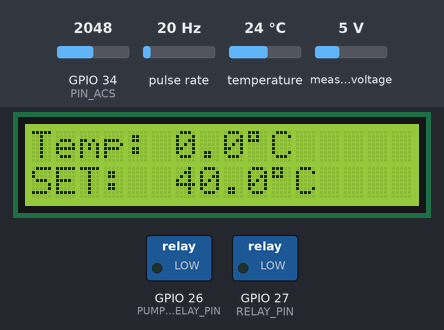
The sketch below on a simulated ESP32. Parts: 16×2 character LCD, switched loads named in the sketch (green lamp = pin HIGH). Wiring (inferred from the names in the program): pulse sensor: data GPIO 14. The test bench sets the inputs (shaded band); at power-on: temperature 24 °C, GPIO 34 (PIN_ACS) = 2048, pulse rate 20 Hz, measured voltage 5 V (analog values on the 0–4095 scale). WiFi joins after 1.5 s; servers stay silent unless stated; uploads are accepted with an empty reply; what the sketch prints to the serial monitor is not drawn.

Above: at 3.8 s.
3.9 s: temperature set to 29.3 °C
At 8.2 s:
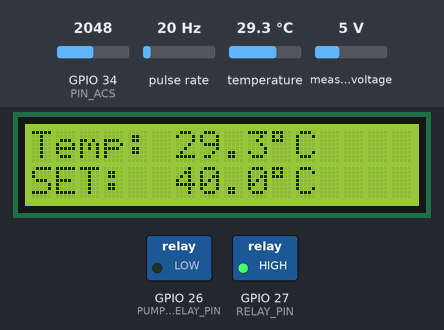
8.5 s: temperature set to 30.7 °C
At 11.6 s:
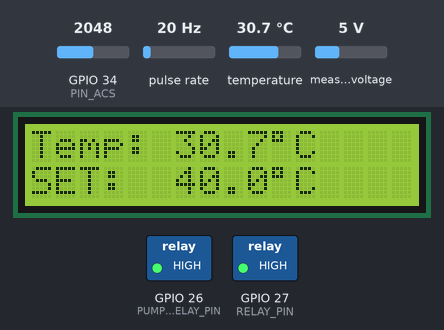
12.3 s: temperature set to 39.6 °C
At 15.1 s:
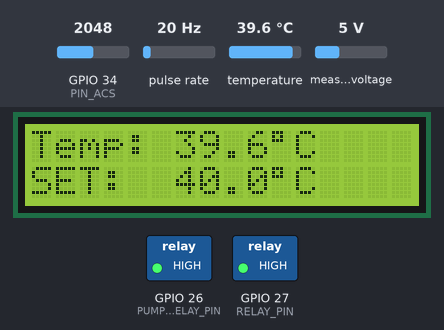
15.9 s: temperature set to 40.6 °C
At 18.7 s:
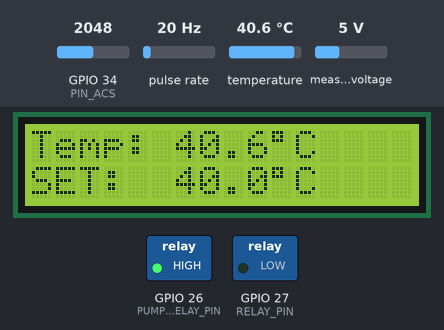
Timing chart, 0 to 20.2 s (numbered marks = the images above; inputs shaded):
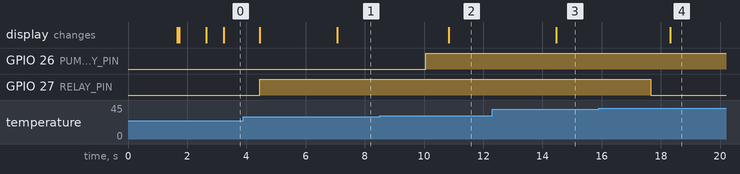

The sketch:

esp32.ino
```cpp
// ===================== Kalldaja Digjitale (ESP32) =====================
// Sensors: DS18B20 (temperature), ZMPT101B (voltage), ACS712 (current), YF-S201 (flow)
// Actuators: SSR heater relay + pump relay
// UI: 16x2 LCD
// Server: HTTP GET for commands + HTTP POST JSON telemetry
// =====================================================================

#include <WiFi.h>
#include "esp_wifi.h"
#include "esp_log.h"
#include <HTTPClient.h>
#include <ArduinoJson.h>

#include <OneWire.h>
#include <DallasTemperature.h>

#include <ZMPT101B.h>

#include <LiquidCrystal.h>
#include <math.h>

// --------------------- WiFi ---------------------
static const char* WIFI_SSID     = ""; // WiFi name
static const char* WIFI_PASSWORD = ""; // WiFi password

// --------------------- Server ---------------------
static const char* SERVER_BASE = "http://192.168.***/web"; // Your IP address and htdocs folder name
static const char* DEVICE_UID  = "ESP32-BOILER-01";

// Drop noisy ESP-IDF logs (wifi/phy/etc.)
static int dropLogs(const char* format, va_list args) {
  (void)format;
  (void)args;
  return 0;
}

// --------------------- LCD ---------------------
// NOTE: LiquidCrystal pins: rs, enable, d4, d5, d6, d7
LiquidCrystal lcd(23, 19, 18, 21, 22, 33);

// --------------------- DS18B20 ---------------------
static constexpr uint8_t ONE_WIRE_BUS = 25; // Use a 4.7k pull-up resistor from data to 3.3V
OneWire oneWire(ONE_WIRE_BUS);
DallasTemperature tempSensor(&oneWire);

// --------------------- ZMPT101B (AC voltage) ---------------------
static constexpr uint8_t PIN_ZMPT = 35;
static constexpr float   SENSITIVITY_ZMPT = 500.0f; // Calibrate to your board (depends on module)
ZMPT101B voltageSensor(PIN_ZMPT, 50.0f);            // 50Hz mains

// --------------------- ACS712 (AC current via ADC) ---------------------
// ESP32 ADC setup
static constexpr uint8_t PIN_ACS  = 34;
static constexpr float   ADC_VREF = 3.3f;
static constexpr int     ADC_BITS = 12;
static constexpr float   ADC_MAX  = (1 << ADC_BITS) - 1;

// ACS sensitivity (V/A) (typical values):
// 5A  -> 0.185, 20A -> 0.100, 30A -> 0.066
static constexpr float SENSITIVITY_ACS = 0.185f;

// Voltage divider (if your ACS output is divided before ADC)
// Example R1=22k (top), R2=10k (bottom)
static constexpr float R1_TOP_K      = 22.0f;
static constexpr float R2_BOTTOM_K   = 10.0f;
static constexpr float DIVIDER_RATIO = (R2_BOTTOM_K / (R1_TOP_K + R2_BOTTOM_K)); // ~0.3125

// --------------------- SSR Heater Relay ---------------------
static constexpr uint8_t RELAY_PIN  = 27;
static constexpr bool    RELAY_ACTIVE_LOW = false; // false = active HIGH, true = active LOW
static bool relayState = false;

// When we switch relay we skip one loop to avoid immediate ADC/LCD jitter
static volatile bool skipOneLoop = false;

// --------------------- Pump Relay ---------------------
static constexpr uint8_t PUMP_RELAY_PIN  = 26;
static constexpr bool    PUMP_ACTIVE_LOW = false;

// --------------------- Thermostat ---------------------
static constexpr float SET_DEFAULT  = 40.0f;
static constexpr float HYST         = 0.5f;
static constexpr float MIN_SETPOINT = 5.0f;
static constexpr float MAX_SETPOINT = 90.0f;

static float setpointUser      = SET_DEFAULT;
static float setpointEffective = SET_DEFAULT;

static bool     manualOverride = false;
static uint32_t lastRelaySwitchMs = 0;
static constexpr uint32_t MIN_SWITCH_MS = 2000;

// --------------------- Energy ---------------------
static float    energy_Wh    = 0.0f;
static uint32_t lastEnergyMs = 0;

// --------------------- Flow sensor (YF-S201) ---------------------
// Using uint8_t is fine for a GPIO pin. (Arduino "byte" is also uint8_t, just older style.)
static constexpr uint8_t FLOW_PIN = 14;

// "volatile" is required because this variable is written inside an interrupt.
static volatile uint32_t flowPulseCount = 0;

static float    flowRateLmin     = 0.0f;
static uint32_t flowLastCalcMs   = 0;

// --------------------- Last readings ---------------------
static float lastTempC = NAN;
static float lastVrms  = NAN;
static float lastIrms  = 0.0f;

// --------------------- Timers ---------------------
static uint32_t tWiMs      = 0;
static uint32_t tDbgMs     = 0;
static uint32_t tLastPost  = 0;
static uint32_t tLastPoll  = 0;

// =====================================================================
// Interrupts
// =====================================================================
void IRAM_ATTR flowPulseCounterISR() {
  flowPulseCount++;
}

// =====================================================================
// Relay helpers
// =====================================================================
static inline void relayWrite(bool on) {
  digitalWrite(RELAY_PIN, (RELAY_ACTIVE_LOW ? !on : on));
}

static inline void relayOn() {
  relayState = true;
  relayWrite(true);
  skipOneLoop = true;
}

static inline void relayOff() {
  relayState = false;
  relayWrite(false);
  skipOneLoop = true;
}

static inline void pumpWrite(bool on) {
  digitalWrite(PUMP_RELAY_PIN, (PUMP_ACTIVE_LOW ? !on : on));
}

static inline void pumpOn()  { pumpWrite(true);  }
static inline void pumpOff() { pumpWrite(false); }

// Turn pump off only when there is no load (current low) AND water is cold.
// This helps reduce heat loss when heater is not working and tank is cold.
static void updatePumpLogicByCurrent(float iRmsA, float tC) {
  if (isnan(tC) || isnan(iRmsA)) return;

  static constexpr float I_OFF = 0.5f;
  static constexpr float T_OFF = 30.0f;

  if (iRmsA < I_OFF && tC < T_OFF) pumpOff();
  else pumpOn();
}

// =====================================================================
// WiFi
// =====================================================================
static void connectWiFi() {
  if (WiFi.status() == WL_CONNECTED) return;

  WiFi.mode(WIFI_OFF);
  delay(150);
  WiFi.mode(WIFI_STA);
  WiFi.setSleep(false);

  WiFi.begin(WIFI_SSID, WIFI_PASSWORD);

  Serial.print("Connecting to WiFi");
  const uint32_t t0 = millis();
  while (WiFi.status() != WL_CONNECTED && (millis() - t0) < 20000) {
    delay(300);
    Serial.print(".");
  }
  Serial.println();

  if (WiFi.status() == WL_CONNECTED) {
    Serial.print("Connected. IP: ");
    Serial.println(WiFi.localIP());
  } else {
    Serial.println("WiFi timeout.");
  }
}

// =====================================================================
// HTTP helpers
// =====================================================================
static bool http_post_json(const String& url, const String& json, String& resp, int& code) {
  WiFiClient client;
  HTTPClient http;

  http.setReuse(false);
  http.useHTTP10(true);
  http.setTimeout(5000);

  if (!http.begin(client, url)) {
    code = -1;
    resp = "";
    return false;
  }

  http.addHeader("Connection", "close");
  http.addHeader("Content-Type", "application/json");

  code = http.POST((uint8_t*)json.c_str(), json.length());
  resp = (code > 0) ? http.getString() : "";

  http.end();
  client.stop();
  return (code >= 200 && code < 300);
}

static bool http_get(const String& url, String& resp, int& code) {
  WiFiClient client;
  HTTPClient http;

  http.setReuse(false);
  http.useHTTP10(true);
  http.setTimeout(5000);

  if (!http.begin(client, url)) {
    code = -1;
    resp = "";
    return false;
  }

  http.addHeader("Connection", "close");

  code = http.GET();
  resp = (code > 0) ? http.getString() : "";

  http.end();
  client.stop();
  return (code > 0);
}

// =====================================================================
// JSON helpers
// =====================================================================
static bool jsonReadCommand(const String& payload, String& modeOut, int& stateOut, float& setpointOut) {
  StaticJsonDocument<512> doc;
  DeserializationError err = deserializeJson(doc, payload);
  if (err) return false;

  modeOut = (const char*)(doc["mode"] | "");
  stateOut = (int)(doc["state"] | -1);

  // Your server uses "t_on" for target temp
  if (doc.containsKey("t_on")) setpointOut = doc["t_on"].as<float>();
  else setpointOut = NAN;

  return true;
}

// =====================================================================
// ACS712 measurement
// =====================================================================
// Reads current RMS by sampling the ADC many times.
// We compute mean (offset) for the same window, then RMS around that mean.
// This is robust even if ACS "zero" drifts.
static float readACS712Irms(uint16_t samples = 1200, uint16_t us_delay = 120) {
  double mean = 0.0;

  for (uint16_t i = 0; i < samples; i++) {
    const int raw = analogRead(PIN_ACS);
    const double v_adc = (raw * ADC_VREF) / ADC_MAX;
    const double v_out = v_adc / DIVIDER_RATIO;
    mean += v_out;
    delayMicroseconds(us_delay);
  }
  mean /= samples;

  double sumSq = 0.0;
  for (uint16_t i = 0; i < samples; i++) {
    const int raw = analogRead(PIN_ACS);
    const double v_adc = (raw * ADC_VREF) / ADC_MAX;
    const double v_out = v_adc / DIVIDER_RATIO;
    const double v_ac  = v_out - mean;
    sumSq += v_ac * v_ac;
    delayMicroseconds(us_delay);
  }

  const double rms_volts = sqrt(sumSq / samples);
  float i_rms = (float)(rms_volts / SENSITIVITY_ACS);

  // Clamp noise floor
  if (!isfinite(i_rms) || i_rms < 0) i_rms = 0.0f;
  if (i_rms < 0.10f) i_rms = 0.0f;

  return i_rms;
}

// =====================================================================
// Thermostat
// =====================================================================
static inline void setSetpoint(float sp) {
  setpointUser = sp;
  setpointEffective = constrain(sp, MIN_SETPOINT, MAX_SETPOINT);
}

static void thermostatControl(float tC) {
  if (manualOverride) return;
  if (!isfinite(tC)) return;

  const uint32_t now = millis();
  if (now - lastRelaySwitchMs < MIN_SWITCH_MS) return;

  // ON only when below (SET - HYST)
  if (!relayState && tC <= (setpointEffective - HYST)) {
    relayOn();
    lastRelaySwitchMs = now;
    Serial.println("[THERM] Relay ON");
    return;
  }

  // OFF when reaching SET (or above)
  if (relayState && tC >= setpointEffective) {
    relayOff();
    lastRelaySwitchMs = now;
    Serial.println("[THERM] Relay OFF");
    return;
  }
}

// =====================================================================
// Setup
// =====================================================================
void setup() {
  Serial.begin(9600);

  // Disable ESP-IDF logs
  Serial.setDebugOutput(false);
  esp_log_set_vprintf(dropLogs);

  // WiFi init (reduce weird power-save behavior)
  WiFi.mode(WIFI_STA);
  WiFi.setSleep(false);

  // Optional: force only 802.11 b/g (no n) if your AP is picky
  esp_wifi_set_protocol(WIFI_IF_STA, WIFI_PROTOCOL_11B | WIFI_PROTOCOL_11G);

  connectWiFi();

  // Sensors init
  tempSensor.begin();
  tempSensor.setWaitForConversion(false);

  analogReadResolution(ADC_BITS);
  analogSetPinAttenuation(PIN_ACS,  ADC_11db);
  analogSetPinAttenuation(PIN_ZMPT, ADC_11db);

  voltageSensor.setSensitivity(SENSITIVITY_ZMPT);

  // Relays
  pinMode(RELAY_PIN, OUTPUT);
  relayOff();

  pinMode(PUMP_RELAY_PIN, OUTPUT);
  pumpOff();

  // Flow sensor interrupt
  pinMode(FLOW_PIN, INPUT_PULLUP);
  attachInterrupt(digitalPinToInterrupt(FLOW_PIN), flowPulseCounterISR, FALLING);

  // LCD
  lcd.begin(16, 2);
  lcd.clear();
  lcd.setCursor(0, 0);
  lcd.print("ESP32 Kalldaja");
  lcd.setCursor(0, 1);
  lcd.print("Starting...");
  delay(900);
  lcd.clear();

  flowLastCalcMs = millis();
  lastEnergyMs   = millis();
}

// =====================================================================
// Loop
// =====================================================================
void loop() {
  // WiFi reconnect: try every 3 seconds if disconnected
  if (WiFi.status() != WL_CONNECTED && (millis() - tWiMs) > 3000) {
    tWiMs = millis();
    connectWiFi();
  }

  // Skip one loop after relay switching (helps stability)
  if (skipOneLoop) {
    skipOneLoop = false;
    delay(10);
    return;
  }

  // --------------------- Temperature (non-blocking style) ---------------------
  static uint32_t tTempReqMs = 0;
  static bool     tempRequested = false;

  if (!tempRequested && (millis() - tTempReqMs) >= 1000) {
    tempSensor.requestTemperatures();
    tempRequested = true;
    tTempReqMs = millis();
  }

  if (tempRequested && (millis() - tTempReqMs) >= 800) {
    const float tC = tempSensor.getTempCByIndex(0);
    const bool valid =
      isfinite(tC) &&
      tC > -55.0f && tC < 125.0f &&
      fabsf(tC - 85.0f) > 0.001f; // DS18B20 sometimes returns 85C when not ready

    if (valid) lastTempC = tC;
    tempRequested = false;
  }

  // --------------------- Voltage (ZMPT101B) ---------------------
  lastVrms = voltageSensor.getRmsVoltage();
  if (!isfinite(lastVrms) || lastVrms < 0) lastVrms = NAN;

  // --------------------- Current (ACS712) ---------------------
  lastIrms = readACS712Irms();

  // --------------------- Energy ---------------------
  const uint32_t nowE = millis();
  float dt_sec = (nowE - lastEnergyMs) / 1000.0f;
  if (dt_sec < 0) dt_sec = 0;
  lastEnergyMs = nowE;

  const float vForPower = isfinite(lastVrms) ? lastVrms : 0.0f;
  const float power_W   = vForPower * lastIrms;
  energy_Wh += power_W * (dt_sec / 3600.0f);

  // --------------------- Flow rate (every 1 second) ---------------------
  const uint32_t nowMs = millis();
  if ((nowMs - flowLastCalcMs) > 1000) {
    detachInterrupt(digitalPinToInterrupt(FLOW_PIN));

    uint32_t dt = nowMs - flowLastCalcMs;
    if (dt == 0) dt = 1;

    // Classic YF-S201 formula: frequency(Hz) = 7.5 * Q(L/min)
    // pulses/sec = flowPulseCount / (dt_ms/1000)
    flowRateLmin = (1000.0f / (float)dt) * (float)flowPulseCount / 7.5f;

    flowLastCalcMs = nowMs;
    flowPulseCount = 0;

    attachInterrupt(digitalPinToInterrupt(FLOW_PIN), flowPulseCounterISR, FALLING);
  }

  // --------------------- Control logic ---------------------
  thermostatControl(lastTempC);
  updatePumpLogicByCurrent(lastIrms, lastTempC);

  // --------------------- LCD update (every 1 second) ---------------------
  static uint32_t lastLcdMs = 0;
  if ((millis() - lastLcdMs) > 1000) {
    lastLcdMs = millis();

    const float tempToShow = isfinite(lastTempC) ? lastTempC : 0.0f;

    lcd.setCursor(0, 0);
    lcd.print("Temp: ");
    lcd.print(tempToShow, 1);
    lcd.print((char)223);
    lcd.print("C   ");

    lcd.setCursor(0, 1);
    lcd.print("SET:  ");
    lcd.print(setpointUser, 1);
    lcd.print((char)223);
    lcd.print("C   ");
  }

  // --------------------- Serial debug (every 2 seconds) ---------------------
  if ((millis() - tDbgMs) >= 2000) {
    tDbgMs = millis();
    Serial.printf(
      "T=%.2fC | I=%.3fA | V=%.1fV | P=%.0fW | E=%.3fWh | Flow=%.3fL/min | Relay=%s | Mode=%s | SET=%.2f\n",
      isfinite(lastTempC) ? lastTempC : 0.0f,
      lastIrms,
      isfinite(lastVrms) ? lastVrms : 0.0f,
      power_W,
      energy_Wh,
      flowRateLmin,
      relayState ? "ON" : "OFF",
      manualOverride ? "MANUAL" : "AUTO",
      setpointUser
    );
  }

  const uint32_t now = millis();

  // --------------------- Poll commands (every 5 seconds) ---------------------
  if (WiFi.status() == WL_CONNECTED && (now - tLastPoll) >= 5000) {
    tLastPoll = now;

    const String url = String(SERVER_BASE) + "/relay_get.php?device_uid=" + DEVICE_UID;

    String resp;
    int code = 0;

    if (http_get(url, resp, code) && code == 200) {
      String mode;
      int state = -1;
      float newSet = NAN;

      if (jsonReadCommand(resp, mode, state, newSet)) {
        if (isfinite(newSet) && newSet > -50 && newSet < 150) {
          setSetpoint(newSet);
        }

        if (mode == "manual") {
          manualOverride = true;

          if ((state == 0 || state == 1) && (millis() - lastRelaySwitchMs > MIN_SWITCH_MS)) {
            if (state == 1 && !relayState) {
              relayOn();
              lastRelaySwitchMs = millis();
              Serial.println("[CMD] Relay ON");
            } else if (state == 0 && relayState) {
              relayOff();
              lastRelaySwitchMs = millis();
              Serial.println("[CMD] Relay OFF");
            }
          }
        } else if (mode == "auto") {
          manualOverride = false;
        }
      }
    }
  }

  // --------------------- Telemetry POST (every 1 minute) ---------------------
  if (WiFi.status() == WL_CONNECTED && (now - tLastPost) >= 60000) {
    tLastPost = now;

    // Build JSON safely with ArduinoJson (avoids String-concat bugs and escaping issues)
    StaticJsonDocument<512> doc;
    doc["device_uid"] = DEVICE_UID;

    JsonArray readings = doc.createNestedArray("readings");

    {
      JsonObject r = readings.createNestedObject();
      r["sensor_uid"] = "temp-1";
      r["type"] = "temperature";
      r["unit"] = "C";
      r["value"] = isfinite(lastTempC) ? lastTempC : 0.0f;
    }
    {
      JsonObject r = readings.createNestedObject();
      r["sensor_uid"] = "acs-1";
      r["type"] = "current";
      r["unit"] = "A";
      r["value"] = lastIrms;
    }
    {
      JsonObject r = readings.createNestedObject();
      r["sensor_uid"] = "zmpt-1";
      r["type"] = "voltage";
      r["unit"] = "V";
      r["value"] = isfinite(lastVrms) ? lastVrms : 0.0f;
    }
    {
      JsonObject r = readings.createNestedObject();
      r["sensor_uid"] = "flow-1";
      r["type"] = "flow";
      r["unit"] = "L_min";
      r["value"] = flowRateLmin;
    }

    doc["relay_state"] = relayState;

    String json;
    serializeJson(doc, json);

    const String url = String(SERVER_BASE) + "/Ingest.php";
    String resp;
    int code = 0;
    http_post_json(url, json, resp, code);
  }

  delay(5);
}
```

Measured:
- the behaviour switches between 29.9 and 30 °C on temperature (found by bisection; images 1 and 2)
- the behaviour switches between 39.9 and 40 °C on temperature (found by bisection; images 3 and 4)
- after the input at 3.9 s, the display: first differs from a run without the input after 3.2 s (image 1)
- after the input at 8.5 s, GPIO 26 (PUMP_RELAY_PIN): LOW → HIGH after 1.6 s; the display: changes after 2.3 s (image 2)
- after the input at 12.3 s, the display: changes after 2.2 s (image 3)
- after the input at 15.9 s, GPIO 27 (RELAY_PIN): HIGH → LOW after 1.8 s; the display: changes after 2.4 s (image 4)
